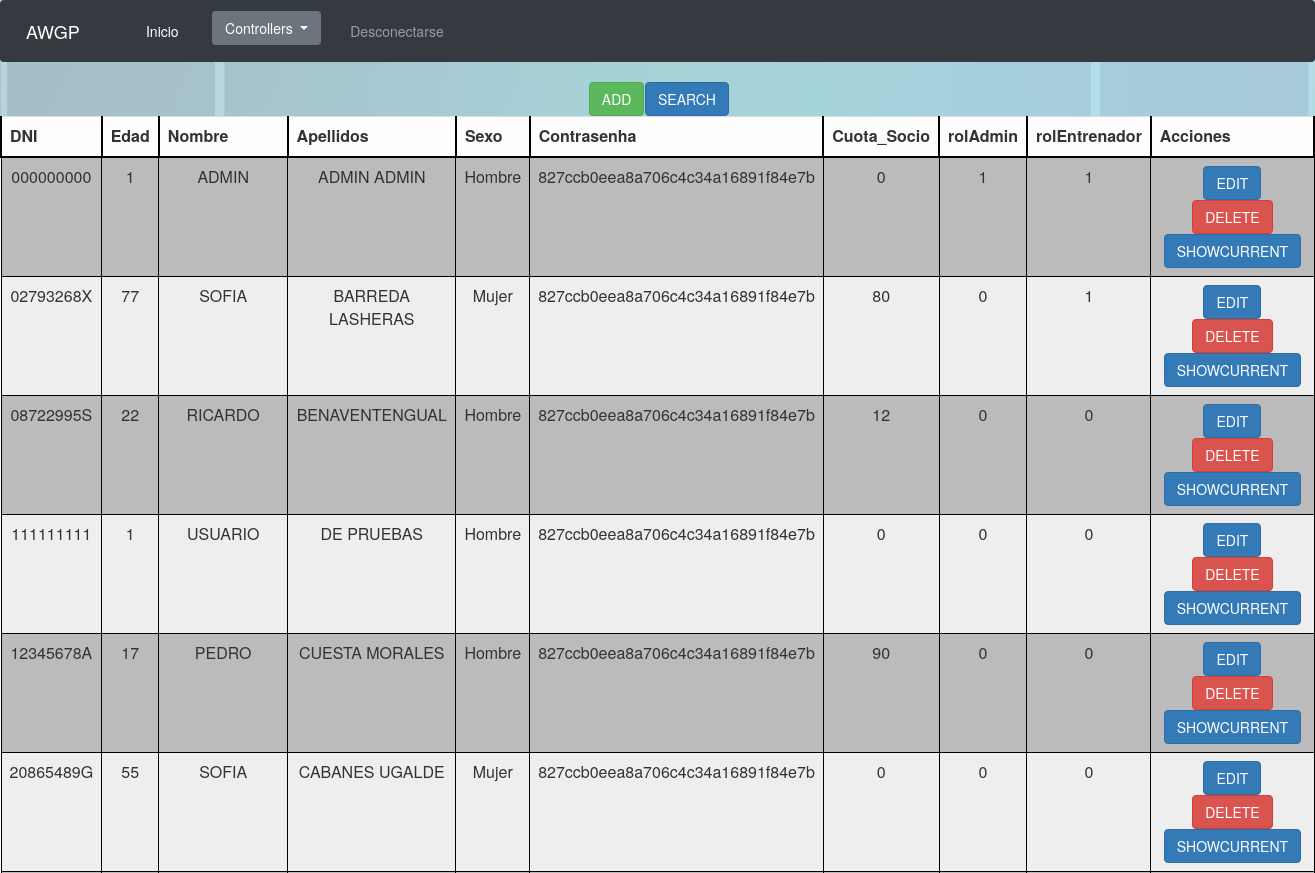
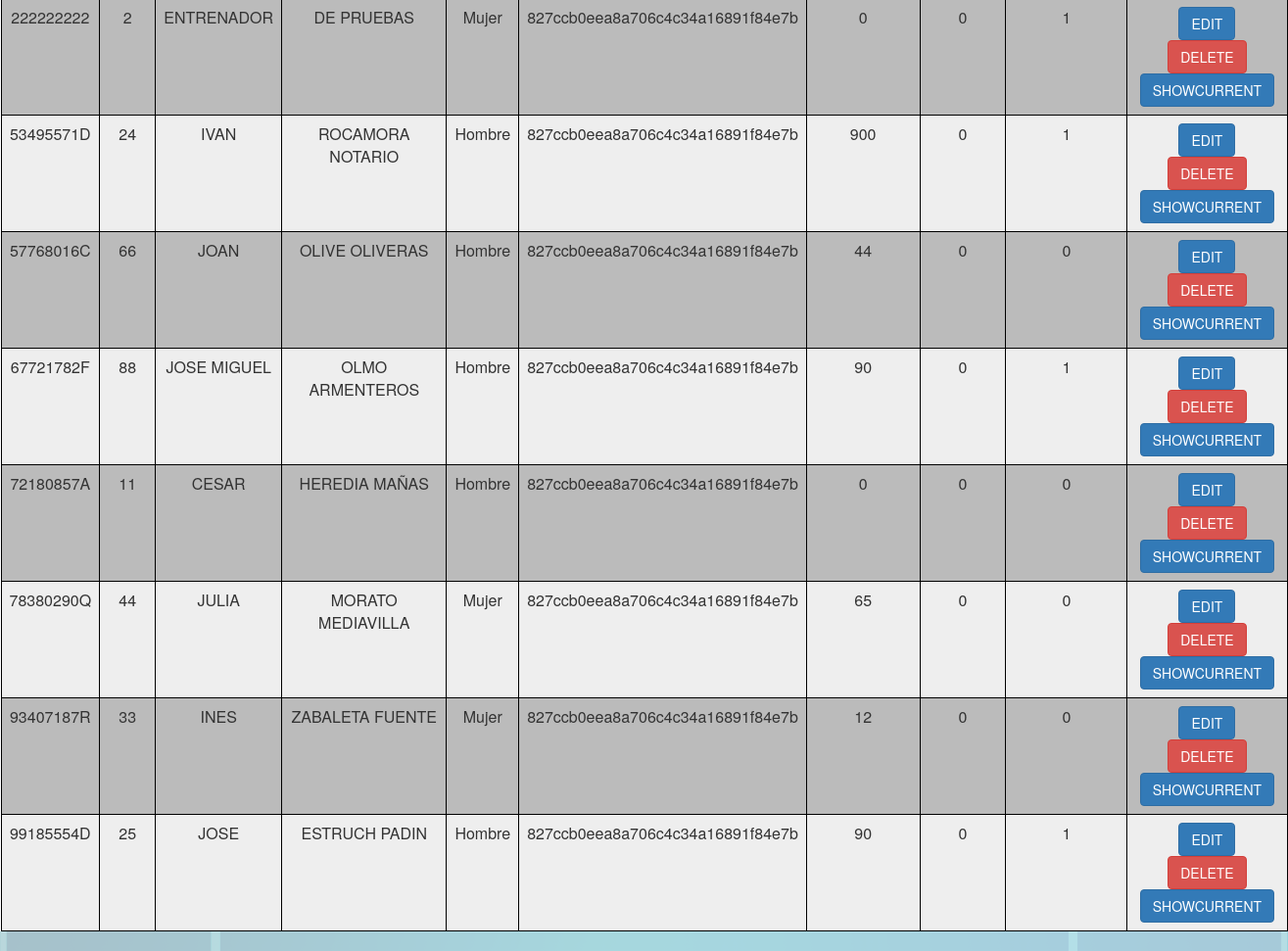
The app's page /Controllers/Controller_Deportista.php (signed in) with its own data (2 pictures, top to bottom).
### tables this page shows
CREATE TABLE IF NOT EXISTS `Deportista` (
  `DNI` VARCHAR(9) NOT NULL,
  `Edad` INT NULL,
  `Nombre` VARCHAR(45) NULL,
  `Apellidos` VARCHAR(45) NULL,
  `Sexo` VARCHAR(6) NULL,
  `Contrasenha` VARCHAR(128) NOT NULL,
  `Cuota_Socio` INT NULL,
  `rolAdmin` TINYINT NULL,
  `rolEntrenador` TINYINT NULL,
  PRIMARY KEY (`DNI`));

### Views/Deportista/Deportista_SHOWALL.php (called while the page is built)
<?php
include '../Views/base/SHOWALL.php';
class Deportista_SHOWALL extends SHOWALL{
	function __construct($respuesta){
		$this->controlador = 'Controller_Deportista.php';
		$this->resultado = $respuesta;
		$this->toString();
	}
}
?>

### Modelos/Deportista.php (called while the page is built, shortened)
<?php
class Deportista
{
  var $mysqli;
	function __construct($DNI,$Edad,$Nombre,$Apellidos,$Sexo,$Contrasenha,$Cuota_socio,$rolAdmin,$rolEntrenador)
  {
		include_once '../Functions/ConectarBD.php';
		$this->mysqli = ConectarBD();
	}
  function SHOWALL(){
    $sql = "SELECT * FROM deportista";
    $resultado = $this->mysqli->query($sql);
    if(!$resultado){
      return 'No se ha podido conectar con la BD';
    }else{
      return $resultado;
    }
  }
}
?>

### Functions/ConectarBD.php (called while the page is built, shortened)
<?php
function ConectarBD()
	{
	    $mysqli = new mysqli("localhost", "AWGPusr", "AWGPass", "awgp");
		return $mysqli;
	}
?>

### Views/base/SHOWALL.php (the view, shortened to what this page needs)
<?php
class SHOWALL{
	var $showEdit = true;
	var $showDelete = true;
	var $showShowcurrent = true;
	var $showAdd = true;
	var $showSearch = true;
	var $showAcciones = true;
	var $controlador;
	var $acciones = 'Acciones';
	var $resultado;
	function colorDe($num){
		if($num % 2 == 0){
			return "BBBBBB";
		}else{
			return "EEEEEE";
		}
	}
	function toString(){
		include '../Views/base/header.php';
		echo '<table align="center">';
			echo "<form id='AnadirBuscar' method='GET' action='"; echo $this->controlador; echo "'>";
			echo '<tr class="filaInvisible">';
				if($this->showAdd){
					echo '<td class="celdaInvisible">';
					echo "<input class='btn btn-success' type='submit' name='submit' value='ADD'/>";
					echo '</td>';
				}
				if($this->showSearch){
					echo '<td class="celdaInvisible">';
					echo "<input class='btn btn-primary' type='submit' name='submit' value='SEARCH'/>";
					echo '</td>';
				}
			echo '</tr>';
			echo '</form>';
		echo '</table>';
		echo '<table class="table table-light">';
			echo '<tr class="fila">';
				while($tituloColumna = $this->resultado->fetch_field()){
					echo '<th class="tituloColumna">';
						echo $tituloColumna->name;
					echo '</th>';
				}
				if($this->showAcciones){
					echo '<th class="tituloColumna">';
					echo $this->acciones;
					echo '</th>';
				}
			echo '</tr>';
			$num = 0;
			$numFila = 0;
			while($fila = $this->resultado->fetch_row()){
				echo "<form id='formularioOpcion"; echo $num; echo "' method='GET' action='"; echo $this->controlador; echo "'>";
				echo '<tr class="fila" bgcolor="' . $this->colorDe($numFila) . '">';
				for($i = 0; $i < sizeof($fila); $i++){
					echo '<td class="celda">';
					echo $fila[$i];
					echo '</td>';
				}
				if($this->showAcciones){
					echo '<td class="celda">';
						if($this->showEdit){
							echo "<input class='btn btn-primary' type='submit' name='submit' value='EDIT'/>";
						}
						if($this->showDelete){
							echo "<input class='btn btn-danger' type='submit' name='submit' value='DELETE'/>";
						}
						if($this->showShowcurrent){
							echo "<input class='btn btn-primary' type='submit' name='submit' value='SHOWCURRENT'/>";
						}
					echo '</td>';
				}
				echo '</tr>';
				$numFila++;
				echo '</form>';
				$num++;
			}
		echo '</table>';
		include '../Views/base/footer.php';
	}
}
?>

### Controllers/Controller_Deportista.php (shortened to what this page needs)
<?php
	include '../Modelos/Deportista.php';
	include '../Views/Deportista/Deportista_SHOWALL.php';
switch ($_REQUEST['submit']){
	case 'SHOWALL':
		$deportista = new Deportista('','','','','','','','','');
		$respuesta = $deportista->SHOWALL();
		new Deportista_SHOWALL($respuesta);
		break;
}
?>

### Views/base/header.php (shortened to what this page needs)
	<link href="/css/style.css" type="text/css" rel="stylesheet"  media="(min-width:380px)">
	<link rel="stylesheet" href="https://stackpath.bootstrapcdn.com/bootstrap/4.1.3/css/bootstrap.min.css">
	<link rel="stylesheet" type="text/css" href="//netdna.bootstrapcdn.com/bootstrap/3.1.1/css/bootstrap.min.css">
	<html>
		<header>
			<nav class="navbar navbar-expand-lg navbar-dark bg-dark">
				<a class="navbar-brand" href="#">AWGP</a>
				<div class="collapse navbar-collapse" id="navbarColor01">
				  <ul class="navbar-nav mr-auto">
					<li class="nav-item active">
					  <a class="nav-link" href="../index.php">Inicio<span class="sr-only">(current)</span></a>
					</li>
	<?php
	if(isset($_SESSION['rolAdmin']) && $_SESSION['rolAdmin']){
		?>
			<li class="nav-item">
				<div class="dropdown nav-link">
				  <button class="btn btn-secondary dropdown-toggle" type="button" id="dropdownMenuButtonController" data-toggle="dropdown" aria-haspopup="true" aria-expanded="false" style="vertical-align: middle">
					Controllers
				  </button>
				</div>
			</li>
			<li class="nav-item">
			  <a class="nav-link" href="../Functions/Desconectar.php">Desconectarse</a>
			</li>
		<?php
	}else if(isset($_SESSION['DNI'])){
		?>
			<li class="nav-item">
			  <a class="nav-link text-nowrap" href="../Controllers/Controller_Deportista.php?submit=PERFIL">Mi perfil</a>
			</li>
			<li class="nav-item">
				<div class="dropdown nav-link">
				  <button class="btn btn-secondary dropdown-toggle" type="button" id="dropdownMenuButtonRes" data-toggle="dropdown" aria-haspopup="true" aria-expanded="false" style="vertical-align: middle">
					Reservas
				  </button>
				  <div class="dropdown-menu" aria-labelledby="dropdownMenuButtonRes">
					  <a class="dropdown-item" href="../Controllers/Controller_Reserva.php">Reservar pista</a>
					  <a class="dropdown-item" href="../Controllers/Controller_Reserva.php?submit=VERRESERVAS">Mis reservas</a>
				  </div>
				</div>
			</li>
			<li class="nav-item">
				<div class="dropdown nav-link">
				  <button class="btn btn-secondary dropdown-toggle" type="button" id="dropdownMenuButtonClase" data-toggle="dropdown" aria-haspopup="true" aria-expanded="false" style="vertical-align: middle">
					Clases
				  </button>
				  <div class="dropdown-menu" aria-labelledby="dropdownMenuButtonClase">
					<?php
					if(isset($_SESSION['rolEntrenador']) && $_SESSION['rolEntrenador']){
						?>
						  <a class="dropdown-item" href="../Controllers/Controller_Clase.php">Agenda de clases</a>
						<?php
					}
					?>
				  	<a class="dropdown-item" href="../Controllers/Controller_Clase.php?submit=APUNTARSE">Apuntarse a clases</a>
					<a class="dropdown-item" href="../Controllers/Controller_Clase.php?submit=MISCLASES">Ver clases</a>
				  </div>
				</div>
			</li>
			<li class="nav-item">
			  <a class="nav-link text-nowrap" href="../Controllers/Controller_Pareja.php">Mis parejas</a>
			</li>
			<li class="nav-item">
				<div class="dropdown nav-link">
				  <button class="btn btn-secondary dropdown-toggle" type="button" id="dropdownMenuButtonCamp" data-toggle="dropdown" aria-haspopup="true" aria-expanded="false" style="vertical-align: middle">
					Campeonatos
				  </button>
				  <div class="dropdown-menu" aria-labelledby="dropdownMenuButtonCamp">
					  <a class="dropdown-item" href="../Controllers/Controller_Campeonato.php?submit=ESCOGERPAREJA">Inscribirse a un campeonato</a>
					  <a class="dropdown-item" href="../Controllers/Controller_Campeonato.php?submit=SHOWALLFORUSER">Ver Campeonatos</a>
				  </div>
				</div>
			</li>
			<li class="nav-item">
			  <a class="nav-link text-nowrap" href="../Functions/Desconectar.php">Desconectarse</a>
			</li>
		<?php
	}else{
	}
?>
		  </ul>
		</div>
	</nav>
</header>
<body>

### Views/base/footer.php (shortened to what this page needs)
	</body>
</html>

### css/style.css (style rules this page uses)
.btn { margin-left: 2%; margin-right: 2%; }
.nav-item { margin-left: 8%; }
html { font: Arial; }
body { background-image: url(../img/padel.png); background-size: contain; }
th { text-align: center; }
.tituloColumna { border-top: 2px solid black; border-right: 2px solid black; border-left: 2px solid black; border-bottom: 2px solid black; }
.celda { text-align: center; border: 1px solid black; padding-top: 3; padding-bottom: 3; padding-left: 10; padding-right: 10; }

### records on screen
deportista: DNI "000000000", Edad "1", Nombre "ADMIN", Apellidos "ADMIN ADMIN", Sexo "Hombre", Contrasenha "827ccb0eea8a706c4c34a16891f84e7b", Cuota_Socio "0", rolAdmin "1", rolEntrenador "1"
deportista: DNI "02793268X", Edad "77", Nombre "SOFIA", Apellidos "BARREDA LASHERAS", Sexo "Mujer", Contrasenha "827ccb0eea8a706c4c34a16891f84e7b", Cuota_Socio "80", rolAdmin "0", rolEntrenador "1"
deportista: DNI "08722995S", Edad "22", Nombre "RICARDO", Apellidos "BENAVENTENGUAL", Sexo "Hombre", Contrasenha "827ccb0eea8a706c4c34a16891f84e7b", Cuota_Socio "12", rolAdmin "0", rolEntrenador "0"
deportista: DNI "111111111", Edad "1", Nombre "USUARIO", Apellidos "DE PRUEBAS", Sexo "Hombre", Contrasenha "827ccb0eea8a706c4c34a16891f84e7b", Cuota_Socio "0", rolAdmin "0", rolEntrenador "0"
deportista: DNI "12345678A", Edad "17", Nombre "PEDRO", Apellidos "CUESTA MORALES", Sexo "Hombre", Contrasenha "827ccb0eea8a706c4c34a16891f84e7b", Cuota_Socio "90", rolAdmin "0", rolEntrenador "0"
deportista: DNI "20865489G", Edad "55", Nombre "SOFIA", Apellidos "CABANES UGALDE", Sexo "Mujer", Contrasenha "827ccb0eea8a706c4c34a16891f84e7b", Cuota_Socio "0", rolAdmin "0", rolEntrenador "0"
deportista: DNI "222222222", Edad "2", Nombre "ENTRENADOR", Apellidos "DE PRUEBAS", Sexo "Mujer", Contrasenha "827ccb0eea8a706c4c34a16891f84e7b", Cuota_Socio "0", rolAdmin "0", rolEntrenador "1"
deportista: DNI "53495571D", Edad "24", Nombre "IVAN", Apellidos "ROCAMORA NOTARIO", Sexo "Hombre", Contrasenha "827ccb0eea8a706c4c34a16891f84e7b", Cuota_Socio "900", rolAdmin "0", rolEntrenador "1"
deportista: DNI "57768016C", Edad "66", Nombre "JOAN", Apellidos "OLIVE OLIVERAS", Sexo "Hombre", Contrasenha "827ccb0eea8a706c4c34a16891f84e7b", Cuota_Socio "44", rolAdmin "0", rolEntrenador "0"
deportista: DNI "67721782F", Edad "88", Nombre "JOSE MIGUEL", Apellidos "OLMO ARMENTEROS", Sexo "Hombre", Contrasenha "827ccb0eea8a706c4c34a16891f84e7b", Cuota_Socio "90", rolAdmin "0", rolEntrenador "1"
deportista: DNI "72180857A", Edad "11", Nombre "CESAR", Apellidos "HEREDIA MAÑAS", Sexo "Hombre", Contrasenha "827ccb0eea8a706c4c34a16891f84e7b", Cuota_Socio "0", rolAdmin "0", rolEntrenador "0"
deportista: DNI "78380290Q", Edad "44", Nombre "JULIA", Apellidos "MORATO MEDIAVILLA", Sexo "Mujer", Contrasenha "827ccb0eea8a706c4c34a16891f84e7b", Cuota_Socio "65", rolAdmin "0", rolEntrenador "0"
deportista: DNI "93407187R", Edad "33", Nombre "INES", Apellidos "ZABALETA FUENTE", Sexo "Mujer", Contrasenha "827ccb0eea8a706c4c34a16891f84e7b", Cuota_Socio "12", rolAdmin "0", rolEntrenador "0"
deportista: DNI "99185554D", Edad "25", Nombre "JOSE", Apellidos "ESTRUCH PADIN", Sexo "Hombre", Contrasenha "827ccb0eea8a706c4c34a16891f84e7b", Cuota_Socio "90", rolAdmin "0", rolEntrenador "1"

### other values on screen
$tituloColumna->name "DNI"
$tituloColumna->name "Edad"
$tituloColumna->name "Nombre"
$tituloColumna->name "Apellidos"
$tituloColumna->name "Sexo"
$tituloColumna->name "Contrasenha"
$tituloColumna->name "Cuota_Socio"
$tituloColumna->name "rolAdmin"
$tituloColumna->name "rolEntrenador"
$this->acciones "Acciones"
